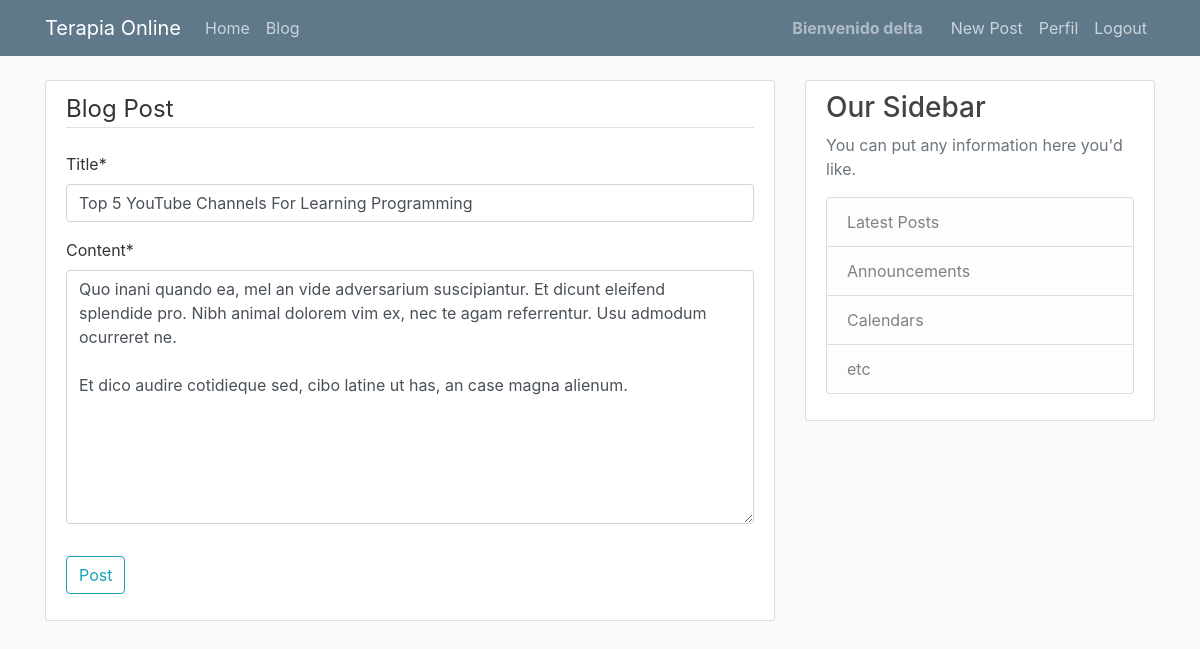
The app's page /blog/post/85/update/ (signed in), older data.
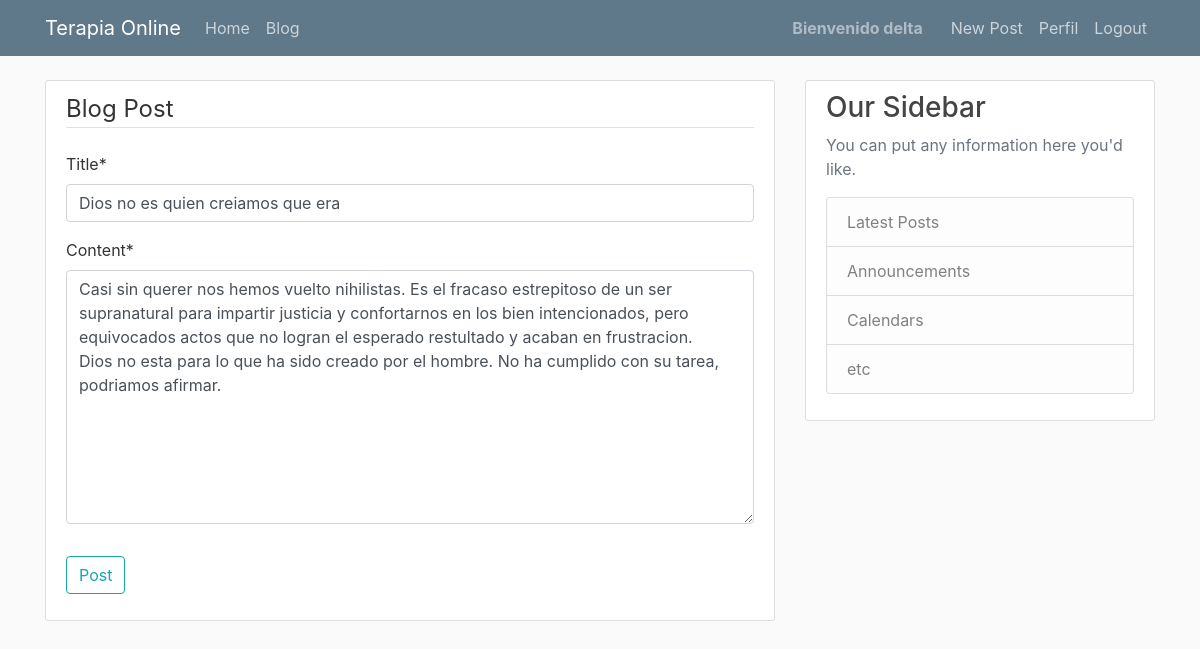
The same page, newer data.
### blog/models.py (models this page shows, shortened)
class Post(models.Model):
    title = models.CharField(max_length=100)
    content = models.TextField()
    date_posted = models.DateTimeField(default=timezone.now)
    author = models.ForeignKey(User, on_delete=models.CASCADE)
    def get_absolute_url(self):
        return reverse('blog:post-detalle', kwargs={"pk": self.pk})
    """
    In Django, the get_absolute_url method is used to get the canonical URL for an object. It tells Django how to calculate the URL for an object. In your Post model, the get_absolute_url method is using the reverse function to return the URL for the detail view of the post.

    The reverse function in Django is used to generate URLs by reversing the URL patterns defined in your urls.py. It takes a URL pattern name as its first argument and any arguments for the URL pattern as keyword arguments. In your case, reverse('post-detail', kwargs={'pk': self.pk}) is generating a URL for the post-detail view, passing the posts primary key (self.pk) as an argument.

    On the other hand, redirect is a function that returns an HttpResponseRedirect to the appropriate URL for the arguments passed. It can take a model, view name, or URL as its argument, and it will use get_absolute_url if a model is passed.

    So, the main difference between redirect and reverse is that redirect actually sends a redirect response to the user, while reverse simply calculates a URL. You would use reverse when you want to calculate a URL to use elsewhere in your code, and redirect when you want to send the user to a different page in response to an action (like creating a new post).
    """

### blog/views.py (the view, shortened to what this page needs)
# urls.py: path('post/<int:pk>/update/', PostUpdateView.as_view(), name='post-update'),
class PostUpdateView(LoginRequiredMixin, UserPassesTestMixin, UpdateView):
    model = Post
    fields = ['title', 'content']
    def test_func(self) -> bool | None:
        post = self.get_object() # Getting the post that we are trying to update. It will return a pk.
        if self.request.user == post.author: # Checking if the current (logged in) user is the author of the post.
            return True
        return False

### blog/templates/blog/post_form.html (shortened to what this page needs)
{% extends "main/base.html" %}
{% load crispy_forms_tags %}
{% block contenido %}
    <div class="content-section">
        <form method="POST">
            <fieldset class="form-group">
                <legend class="border-bottom mb-4">Blog Post</legend>
            {{ form|crispy }}
            </fieldset>
            <div class="form-group">
            <button type="submit" class="btn btn-outline-info">Post</button>
            </div>
        </form>
    </div>
{% endblock contenido %}

Row changes from the older to the newer data that the page shows:
changed Post: title "Top 5 YouTube Channels For Learning Programming" → "Dios no es quien creiamos que era"; content "Quo inani quando ea, mel an vide adversarium suscipiantur. Et dicunt eleifend splendide pro. Nibh animal dolorem vim ex, nec te agam referrentur. Usu admodum ocurreret ne. Et dico audire cotidieque sed, cibo latine ut has, an case magna alienum." → "Casi sin querer nos hemos vuelto nihilistas. Es el fracaso estrepitoso de un ser supranatural para impartir justicia y confortarnos en los bien intencionados, pero equivocados actos que no logran el esperado restultado y acaban en frustracion. Dios no esta para lo que ha sido creado por el hombre. No ha cumplido con su tarea, podriamos afirmar."
